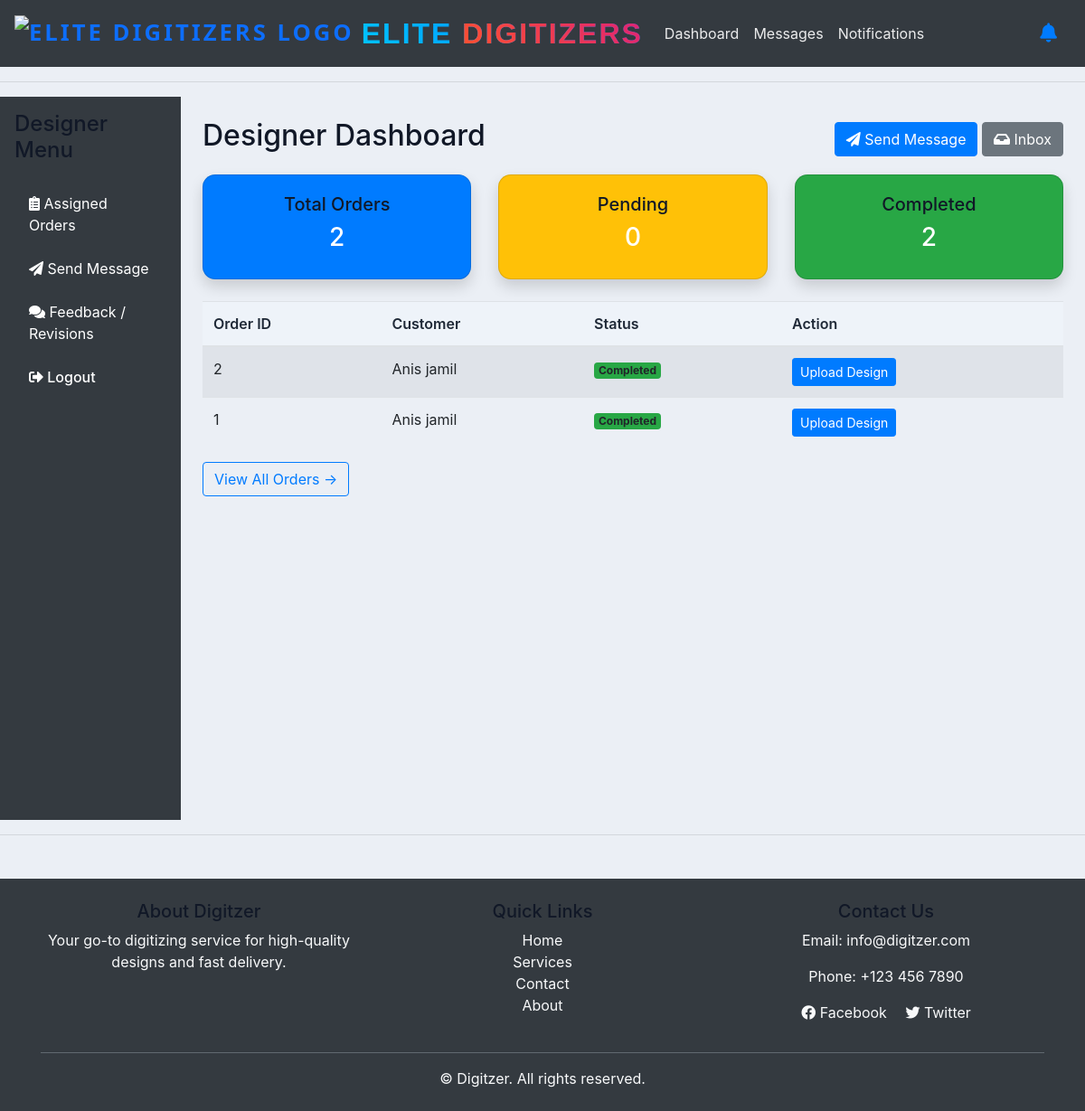
/designer/dashboard/ (signed in), run on the app's committed database.
### accounts/models.py (models this page shows, shortened)
class Order(models.Model):
    STATUS = (
        ('Pending', 'Pending'),
        ('Out for delivery', 'Out for delivery'),
        ('Delivered', 'Delivered'),
        ('Quote Requested', 'Quote Requested'),
        ('Active', 'Active'),
        ('Completed', 'Completed'),
        ('Released', 'Released'),
    )
    ORDER_TYPE = (
        ('Digitizing', 'Digitizing'),
        ('Vector', 'Vector'),
        ('Patch', 'Patch'),
        ('Quote', 'Quote'),
    )
    PAYMENT_STATUS = (
        ('Pending', 'Pending'),
        ('Paid', 'Paid'),
        ('Refunded', 'Refunded'),
    )
    REVIEW_STATUS = (
    ('Pending', 'Pending'),
    ('Approved', 'Approved'),
    ('Rejected', 'Rejected'),
    )
    PLACEMENT_CHOICES = [
        ('Apron', 'Apron'),
        ('Bags', 'Bags'),
        ('Cap', 'Cap'),
        ('Cap Side', 'Cap Side'),
        ('Cap Back', 'Cap Back'),
        ('Chest', 'Chest'),
        ('Gloves', 'Gloves'),
        ('Jacket Back', 'Jacket Back'),
        ('Patches', 'Patches'),
        ('Sleeve', 'Sleeve'),
        ('Towel', 'Towel'),
        ('Visor', 'Visor'),
        ('Other', 'Other'),
    ]
    FABRIC_CHOICES = [
        ('Blanket', 'Blanket'),
        ('Canvas', 'Canvas'),
        ('Canis', 'Canis'),
        ('Cotton Woven', 'Cotton Woven'),
        ('Denim', 'Denim'),
        ('Felt', 'Felt'),
        ('Flannel', 'Flannel'),
        ('Fleece', 'Fleece'),
        ('Leather', 'Leather'),
        ('Nylon', 'Nylon'),
        ('Pique', 'Pique'),
        ('Polyester', 'Polyester'),
        ('Silk', 'Silk'),
        ('Single Jersey', 'Single Jersey'),
        ('Towel', 'Towel'),
        ('Twill', 'Twill'),
        ('Other', 'Other'),
    ]
    FORMAT_CHOICES = [
        ('100', '100'),
        ('cdr', 'cdr'),
        ('cdn', 'cdn'),
        ('dsb', 'dsb'),
        ('dst', 'dst'),
        ('dsz', 'dsz'),
        ('emb', 'emb'),
        ('exp', 'exp'),
        ('jef', 'jef'),
        ('ksm', 'ksm'),
        ('ofm', 'ofm'),
        ('pes', 'pes'),
        ('pxf', 'pxf'),
        ('pof', 'pof'),
        ('tap', 'tap'),
        ('xxx', 'xxx'),
        ('other', 'Other'),
    ]
    customer = models.ForeignKey(Customer, on_delete=models.CASCADE)
    order_type = models.ForeignKey(Product, null=True, on_delete=models.SET_NULL)
    Order_name_PO = models.CharField(max_length=50,  null=True, blank=True)# change this to Order_name/PO for patch name patch type
    date_created = models.DateTimeField(auto_now_add=True, null=True)
    status = models.CharField(max_length=200, null=True, choices=STATUS)
    Additional_information = models.TextField(blank=True, null=True)
    design_file = models.FileField(upload_to='designs/', null=True, blank=True)
    invoice_file = models.FileField(upload_to='invoices/', null=True, blank=True)
    quantity = models.PositiveIntegerField(default=1)
    fabric_material = models.CharField(max_length=100, blank=True, null=True, choices=FABRIC_CHOICES)
    Required_Format = models.CharField(max_length=100, blank=True, null=True, default='DST', choices=FORMAT_CHOICES)
    urgent = models.BooleanField(default=False)
    price = models.DecimalField(max_digits=10, decimal_places=2, blank=True, null=True, default=0.00)
    Height = models.CharField(max_length=100, blank=True, null=True, default='standard')
    Width = models.CharField(max_length=100, blank=True, null=True, default='standard')
    total_colors = models.PositiveIntegerField(null=True ,blank=True)
    turnaround_time = models.CharField(max_length=100, blank=True, null=True)
    placement = models.CharField(max_length=100, blank=True, null=True, choices=PLACEMENT_CHOICES)
    released = models.BooleanField(default=False)  # For release_projects
    payment_status = models.CharField(max_length=20, choices=PAYMENT_STATUS, default='Pending')  # For follow-up payments
    date_completed = models.DateTimeField(null=True, blank=True)  # Optional: track completion time
    review_status = models.CharField(max_length=20, choices=REVIEW_STATUS, default='Pending')
    review_comment = models.TextField(blank=True, null=True)
    design_file = models.FileField(upload_to='designs/', blank=True, null=True)# limated size 2MB
    assigned_sale_reps = models.ForeignKey(
        SalesRepresentative,
        on_delete=models.SET_NULL,
        null=True,
        blank=True,
        related_name='sales_rep_orders'
    )
    assigned_designer = models.ForeignKey(
        User,
        on_delete=models.SET_NULL,
        null=True,
        blank=True,
        related_name='designer_orders'
    )

class Customer(models.Model):
    user = models.OneToOneField(
        User, null=True, blank=True,
        on_delete=models.CASCADE,
        related_name="customer_profile"
    )
    name = models.CharField(max_length=200,null=True, blank=True)
    designer = models.ForeignKey(
        'Designer', null=True, blank=True,
        on_delete=models.SET_NULL,
        related_name='orders'
    )
    profile_pic = models.ImageField(
        upload_to='profile_pics/',
        null=True,
        blank=True,
        default='profile_pics/default.png'
    )
    sales_rep = models.ForeignKey('SalesRepresentative', null=True, blank=True, on_delete=models.SET_NULL)
    phone = models.CharField(max_length=200, null=True, blank=True)
    email = models.CharField(max_length=200, null=True, blank=True)
    date_created = models.DateTimeField(auto_now_add=True, null=True)

### accounts/decorators.py (the view)
        def wrapper_func(request, *args, **kwargs):
            group = None
            if request.user.groups.exists():
                group = request.user.groups.all()[0].name
            if group in allowed_roles:
                return view_func(request, *args, **kwargs)
            else:
                return HttpResponse("You are not authorized to view this page.")

### accounts/views.py (called while the page is built)
@login_required(login_url='login')
@allowed_users(allowed_roles=['designer'])
@login_required
def designer_dashboard(request):
    status = request.GET.get('status', None)
    all_orders = Order.objects.filter(assigned_designer=request.user).order_by('-date_created')
    if status:
        all_orders = all_orders.filter(status=status)
    recent_orders = all_orders[:5]
    counts = {
        'total': all_orders.count(),
        'pending': all_orders.filter(status='Pending').count(),
        'completed': all_orders.filter(status='Completed').count()
    }
    return render(request, 'accounts/designer_dashboard.html', {
        'orders': recent_orders,     # dashboard shows latest 5
        'all_orders': all_orders,    # sidebar can loop through all
        'counts': counts,
        'status_filter': status
    })

### templates/accounts/designer_dashboard.html (shortened to what this page needs)
{% extends 'accounts/main.html' %}
{% block content %}
<div class="container-fluid">
    <div class="row">
        <div class="col-md-3 col-lg-2 bg-dark text-white vh-100 p-3">
            <h4 class="mb-4">Designer Menu</h4>
            <ul class="nav flex-column">
                <li class="nav-item mb-2">
                    <a href="{% url 'designer-dashboard' %}" class="nav-link text-white">
                        <i class="fas fa-clipboard-list"></i> Assigned Orders
                    </a>
                </li>
                <li class="nav-item mb-2">
                    <a href="{% url 'communicate_with_sales_admin' %}" class="nav-link text-white">
                        <i class="fas fa-paper-plane"></i> Send Message
                    </a>
                </li>
                <li class="nav-item mb-2">
                    <a href="{% url 'designer_feedback' %}" class="nav-link text-white">
                        <i class="fas fa-comments"></i> Feedback / Revisions
                    </a>
                </li>
                <li class="nav-item mb-2">
                    <div class="mt-auto">
                        <a class="nav-link logout-link" href="{% url 'logout' %}">
                            <i class="fas fa-sign-out-alt"></i> Logout
                        </a>
                    </div>
                </li>
            </ul>
        </div>
        <div class="col-md-9 col-lg-10 p-4">
            <div class="d-flex justify-content-between align-items-center mb-3">
                <h2>Designer Dashboard</h2>
                <div>
                    <a href="{% url 'communicate_with_sales_admin' %}" class="btn btn-primary me-2">
                        <i class="fas fa-paper-plane"></i> Send Message
                    </a>
                    <a href="{% url 'designer_inbox' %}" class="btn btn-secondary">
                        <i class="fas fa-inbox"></i> Inbox
                    </a>
                </div>
            </div>
            <div class="row mb-4">
                <div class="col-md-4">
                    <div class="card text-white bg-primary shadow">
                        <div class="card-body text-center">
                            <h5>Total Orders</h5>
                            <h3>{{ counts.total }}</h3>
                        </div>
                    </div>
                </div>
                <div class="col-md-4">
                    <div class="card text-white bg-warning shadow">
                        <div class="card-body text-center">
                            <h5>Pending</h5>
                            <h3>{{ counts.pending }}</h3>
                        </div>
                    </div>
                </div>
                <div class="col-md-4">
                    <div class="card text-white bg-success shadow">
                        <div class="card-body text-center">
                            <h5>Completed</h5>
                            <h3>{{ counts.completed }}</h3>
                        </div>
                    </div>
                </div>
            </div>
            <table class="table table-striped mt-3">
                <thead>
                    <tr>
                        <th>Order ID</th>
                        <th>Customer</th>
                        <th>Status</th>
                        <th>Action</th>
                    </tr>
                </thead>
                <tbody>
                    {% for order in orders|slice:":5" %}
                    <tr>
                        <td>{{ order.id }}</td>
                        <td>{{ order.customer.name }}</td>
                        <td>
                            {% if order.status == "Pending" %}
                            <span class="badge bg-warning text-dark">Pending</span>
                            {% elif order.status == "Completed" %}
                            <span class="badge bg-success">Completed</span>
                            {% else %}
                            <span class="badge bg-secondary">{{ order.status }}</span>
                            {% endif %}
                        </td>
                        <td>
                            <a href="{% url 'upload_design' order.id %}" class="btn btn-primary btn-sm">Upload
                                Design</a>
                        </td>
                    </tr>
                    {% empty %}
                    <tr>
                        <td colspan="4" class="text-center">No assigned orders found.</td>
                    </tr>
                    {% endfor %}
                </tbody>
            </table>
            <div class="text-end mt-3">
                <a href="{% url 'design_manage_orders' %}" class="btn btn-outline-primary">
                    View All Orders →
                </a>
            </div>
        </div>
    </div>
</div>
{% endblock %}

### static/css/main.css (style rules this page uses)
body { background-color: #ebeff5; }
.card { border-radius: 14px; }
.table thead th { background: #eef3f9; color: #1f2937; font-weight: 600; }
h5, h4, h2 { color: #111827; }

### templates/accounts/navbar.html (style rules this page uses)
.logout-link { color: white; font-weight: 500; text-decoration: none; white-space: nowrap; }

### data on the page
Order: id "2", customer.name "Anis jamil", status "Completed"
Order: id "1", customer.name "Anis jamil", status "Completed"

### other printed values
{{ counts.total }} "2"
{{ counts.pending }} "0"
{{ counts.completed }} "2"
